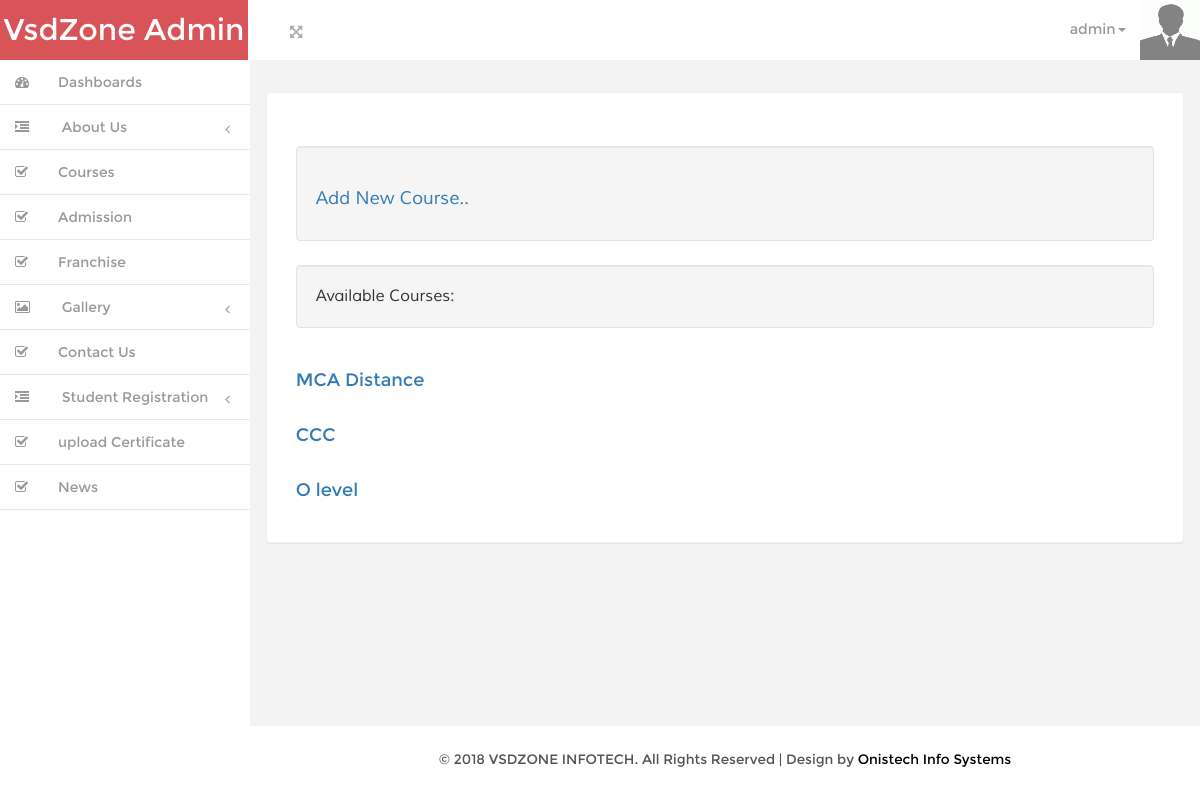
/theme/wpanel/courses.php (signed in), run on the app's committed database.
### tables this page shows
CREATE TABLE `view` (
  `view_id` int(11) NOT NULL,
  `menu_id` int(11) NOT NULL,
  `view_name` varchar(100) NOT NULL,
  `view_image` text NOT NULL,
  `view_description` text NOT NULL,
  `time` datetime NOT NULL
);

### theme/wpanel/courses.php (the view, shortened to what this page needs)
<?php
if(isset($_SESSION["email"])!=''){
include 'layout.php';
?>
<div class="grid_3 grid_5">
		<div class="but_list">
       <div class="well">
        </br><h4><a href="add_new.php"  >Add New Course..</a></h4>
       </div>
       <div class="but_list">
       <div class="well">
        Available Courses:
       </div>
       <?php
	   $q="SELECT * FROM `view` WHERE `menu_id`='2'";
	   $query=mysql_query($q);
	   while($row=mysql_fetch_assoc($query)){
	   $title=$row['view_name'];
	   $menu_id=$row['menu_id'];
	   $view_id=$row['view_id'];
	   ?>
       </br><h4><a href="view_course.php?id=<?php echo $menu_id?>&view_id=<?php echo $view_id?>"  ><?php echo $title;?></a></h4><?php }?>
       </div>
  </div>
</div>
<?php
}else {
	header('location:signin.php');
}
?>

### theme/wpanel/css/style.css (style rules this page uses)
h4, h5, h6, h1, h2, h3 { margin: 0; }
html, body { font-family:'Montserrat-Regular'; font-size: 100%; background:#F3F3F4; overflow-x: hidden; }
body a { transition:0.5s all; -webkit-transition:0.5s all; -moz-transition:0.5s all; -o-transition:0.5s all; -ms-transition:0.5s all; }
.but_list, .tab-content { margin:1.5em 0 0 0; }
.grid_3 { background-color: #fff; padding: 1.8em; margin-bottom: 1em; border: 1px solid #ebeff6; border-radius: 4px; -webkit-border-radius: 4px; -o-border-radius: 4px; -moz-border-radius: 4px; -ms-border-radius: 4px; -webkit-box-shadow: 0 1px 1px rgba(0,0,0,.05); box-shadow: 0 1px 1px rgba(0,0,0,.05); }
.but_list h1,.but_list h2,.but_list h3,.but_list h4,.but_list h5,.but_list h6 { margin-bottom: 0.7em; }
.well { font-family: 'Muli-Regular'; }

### data on the page
view: view_name "MCA Distance"
view: view_name "CCC"
view: view_name "O level"

### other printed values
$_SESSION["email"] "admin"
